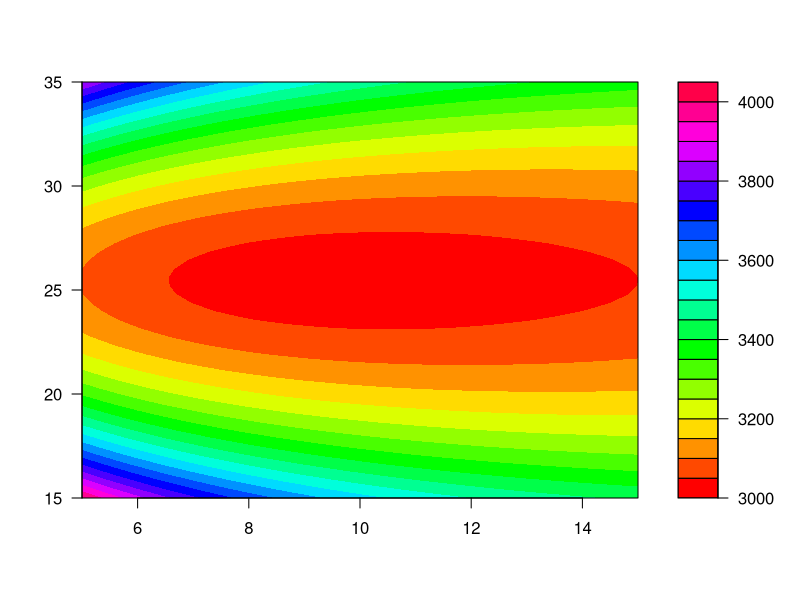

This chart was generated by the following R code:
## ---- chunk 1
Negative.LL.Normal <- function(param.vector, sample){
  n<-length(sample)
  term.1 <- (n/2)* log(2*pi*param.vector[2])
  term.2 <- (1/(2*param.vector[2]))*(sum((sample-param.vector[1])^2))
  LL <- term.1 + term.2
  return(LL)
}
## ---- chunk 2
Norm.Sample.Vector<-read.csv("sample_for_optimization.csv")
Norm.Sample.Vector <- Norm.Sample.Vector[,1]

# LL.Normal.Instance(s.vector){
#   function(param.vector){
#     Negative.LL.Normal(param.vector, s.vector)
#   }
# }
## ---- chunk 3
Negative.LL.Normal(c(7,4), Norm.Sample.Vector)
## ---- chunk 4
Optimized.Negative.Log.Likelihood.optim<-optim(c(7,4),
                                               Negative.LL.Normal,
                                               sample=Norm.Sample.Vector,
                                               method="L-BFGS-B",
                                               hessian=TRUE,
                                               lower=c(-Inf,0),
                                               control=list(trace=1))
## ---- chunk 5
names(Optimized.Negative.Log.Likelihood.optim)
Optimized.Negative.Log.Likelihood.optim$par
Optimized.Negative.Log.Likelihood.optim$value
Optimized.Negative.Log.Likelihood.optim$counts
Optimized.Negative.Log.Likelihood.optim$convergence
Optimized.Negative.Log.Likelihood.optim$message
Optimized.Negative.Log.Likelihood.optim$hessian
## ---- chunk 6
#Plot the objective function
Data.To.Plot.x<-seq(from=5,to=15,length.out=50)
Data.To.Plot.y<-seq(from=15,to=35,length.out=50)


Term.1<-length(Norm.Sample.Vector)/2*outer(log(2*pi*Data.To.Plot.y),rep(1,length(Data.To.Plot.y)))
Term.2<-outer(rep(1,length(Data.To.Plot.x)),unlist(lapply(Data.To.Plot.x,FUN=function(vector.element,Data.Vector) sum((Data.Vector-vector.element)^2),Norm.Sample.Vector)))*outer(1/2/Data.To.Plot.y,rep(1,length(Data.To.Plot.y)))
  
Negative.Log.Likelihood.Data<-Term.1+Term.2
filled.contour(Data.To.Plot.x,Data.To.Plot.y,Negative.Log.Likelihood.Data,color.palette=rainbow,nlevels=20)
